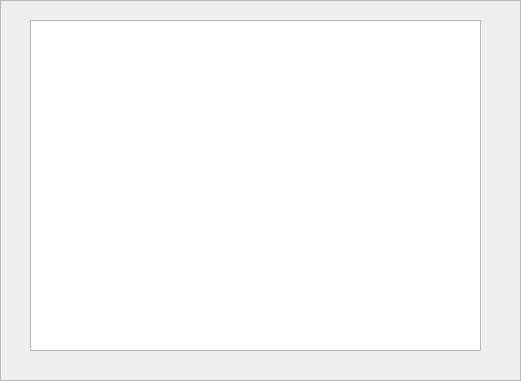
<?xml version="1.0" encoding="UTF-8"?>
<ui version="4.0">
 <class>LogTab</class>
 <widget class="QFrame" name="LogTab">
  <property name="geometry">
   <rect>
    <x>0</x>
    <y>0</y>
    <width>521</width>
    <height>381</height>
   </rect>
  </property>
  <property name="windowTitle">
   <string>Frame</string>
  </property>
  <property name="frameShape">
   <enum>QFrame::StyledPanel</enum>
  </property>
  <property name="frameShadow">
   <enum>QFrame::Raised</enum>
  </property>
  <widget class="QListView" name="listView">
   <property name="geometry">
    <rect>
     <x>30</x>
     <y>20</y>
     <width>451</width>
     <height>331</height>
    </rect>
   </property>
   <property name="editTriggers">
    <set>QAbstractItemView::NoEditTriggers</set>
   </property>
  </widget>
 </widget>
 <resources/>
 <connections/>
</ui>
